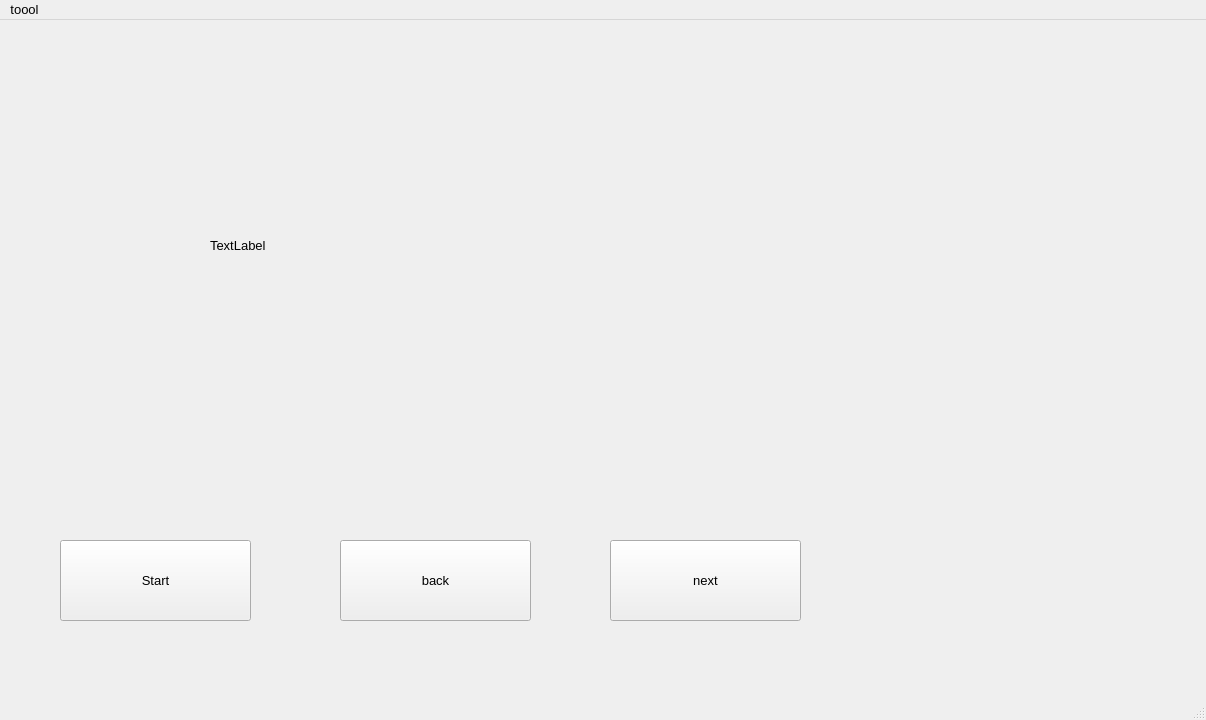
<?xml version="1.0" encoding="UTF-8"?>
<ui version="4.0">
 <class>MainWindow</class>
 <widget class="QMainWindow" name="MainWindow">
  <property name="geometry">
   <rect>
    <x>0</x>
    <y>0</y>
    <width>1206</width>
    <height>720</height>
   </rect>
  </property>
  <property name="font">
   <font>
    <pointsize>10</pointsize>
   </font>
  </property>
  <property name="windowTitle">
   <string>MainWindow</string>
  </property>
  <widget class="QWidget" name="centralwidget">
   <widget class="QLabel" name="label">
    <property name="geometry">
     <rect>
      <x>210</x>
      <y>20</y>
      <width>511</width>
      <height>411</height>
     </rect>
    </property>
    <property name="text">
     <string>TextLabel</string>
    </property>
   </widget>
   <widget class="QPushButton" name="startButton">
    <property name="geometry">
     <rect>
      <x>60</x>
      <y>520</y>
      <width>191</width>
      <height>81</height>
     </rect>
    </property>
    <property name="text">
     <string>Start</string>
    </property>
   </widget>
   <widget class="QPushButton" name="pushButton_2">
    <property name="geometry">
     <rect>
      <x>340</x>
      <y>520</y>
      <width>191</width>
      <height>81</height>
     </rect>
    </property>
    <property name="text">
     <string>back</string>
    </property>
   </widget>
   <widget class="QPushButton" name="backButton">
    <property name="geometry">
     <rect>
      <x>610</x>
      <y>520</y>
      <width>191</width>
      <height>81</height>
     </rect>
    </property>
    <property name="text">
     <string>next</string>
    </property>
   </widget>
  </widget>
  <widget class="QMenuBar" name="menubar">
   <property name="geometry">
    <rect>
     <x>0</x>
     <y>0</y>
     <width>1206</width>
     <height>21</height>
    </rect>
   </property>
   <widget class="QMenu" name="menutoool">
    <property name="title">
     <string>toool</string>
    </property>
    <addaction name="actionvcl"/>
    <addaction name="actionvcl2"/>
    <addaction name="actionvcl3"/>
   </widget>
   <addaction name="menutoool"/>
  </widget>
  <widget class="QStatusBar" name="statusbar"/>
  <action name="actionvcl">
   <property name="text">
    <string>vcl</string>
   </property>
  </action>
  <action name="actionvcl2">
   <property name="text">
    <string>vcl2</string>
   </property>
  </action>
  <action name="actionvcl3">
   <property name="text">
    <string>vcl3</string>
   </property>
  </action>
 </widget>
 <resources/>
 <connections/>
</ui>
